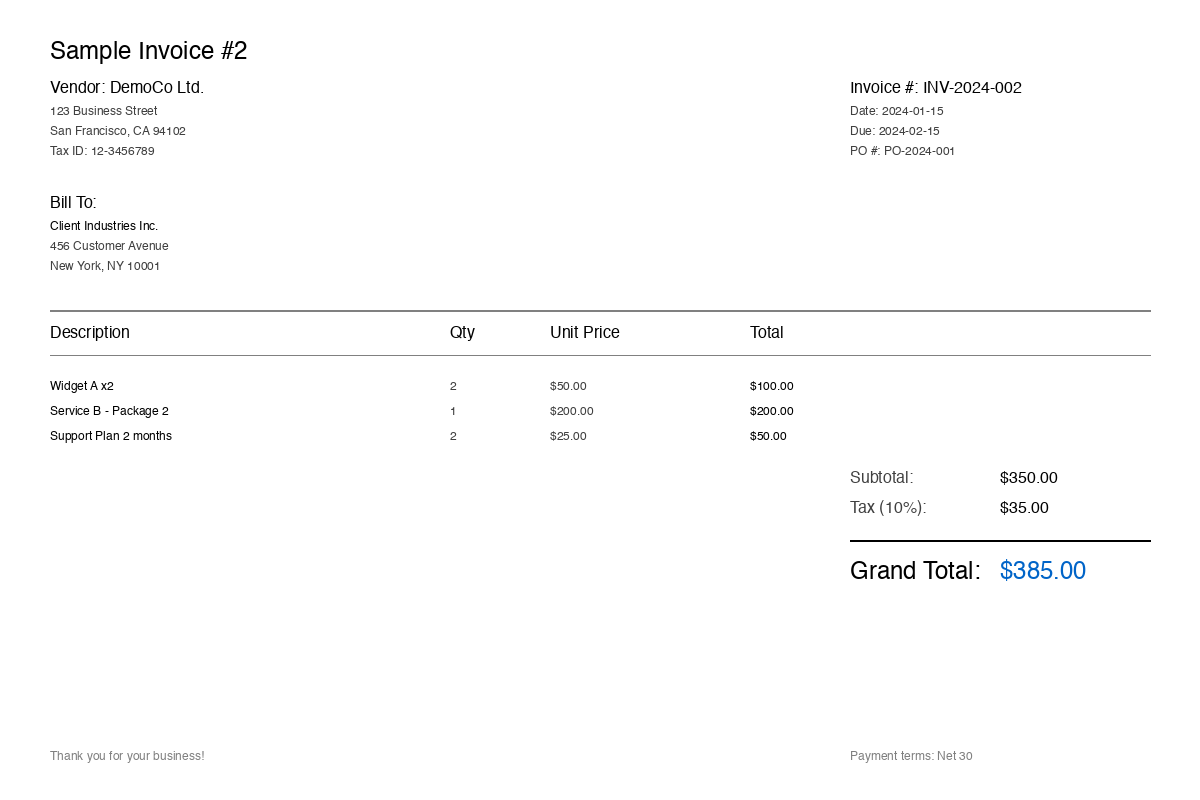
#> input picture examples/sample2.jpg, 1200 x 800 px
$ python -i preprocess.py   (imports and definitions only)
#> lines starting #> are read from the running program, lines starting #| are printed output that depends on the picture; after the words box and inside, x2 and y2 are one past the last pixel; in counts of white or black regions, pixels touching at a corner belong together
"""
Image preprocessing module for OCR optimization.

Provides:
- Deskewing (rotation correction)
- Contrast enhancement (CLAHE)
- Denoising
"""
import cv2
import numpy as np
import logging
import pathlib

LOG = logging.getLogger("preprocess")


def read_image(path: str) -> np.ndarray:
    """
    Read image from path, handling various encodings.

    Args:
        path: Path to image file

    Returns:
        Image as numpy array (BGR format)
    """
#> called with path = '../examples/sample2.jpg'
    # Handle non-ASCII paths (common on Windows)
    img = cv2.imdecode(np.fromfile(path, dtype=np.uint8), cv2.IMREAD_COLOR)
#> img is the input picture: shape (800, 1200, 3); mean B, G, R 252.2, 252.1, 252.1
    if img is None:
        raise ValueError(f"Could not read image from {path}")
    return img


def deskew(image: np.ndarray) -> np.ndarray:
    """
    Deskew document using Hough transform or PCA-based angle detection.

    Args:
        image: Input image (BGR)

    Returns:
        Deskewed image
    """
    gray = cv2.cvtColor(image, cv2.COLOR_BGR2GRAY)
    gray = cv2.bitwise_not(gray)
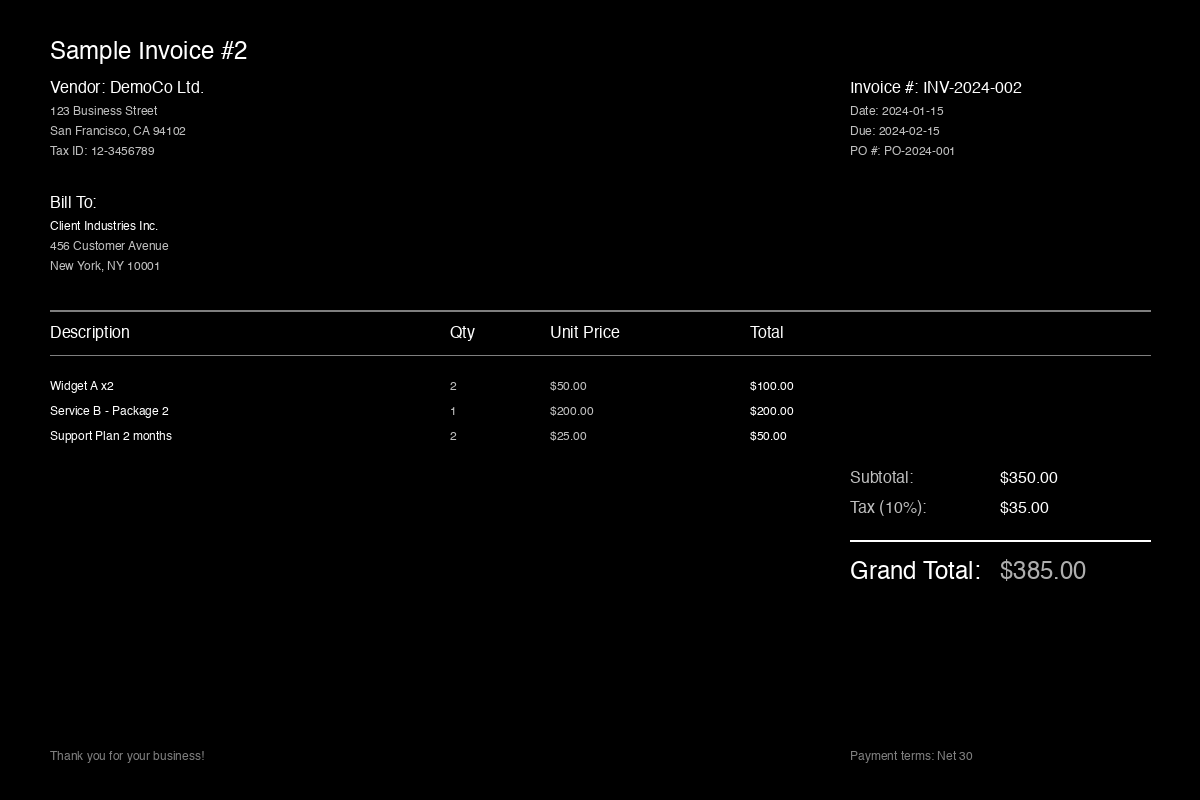
#> gray: shape (800, 1200); min 0, max 255, mean 2.9
    thresh = cv2.threshold(gray, 0, 255, cv2.THRESH_BINARY | cv2.THRESH_OTSU)[1]
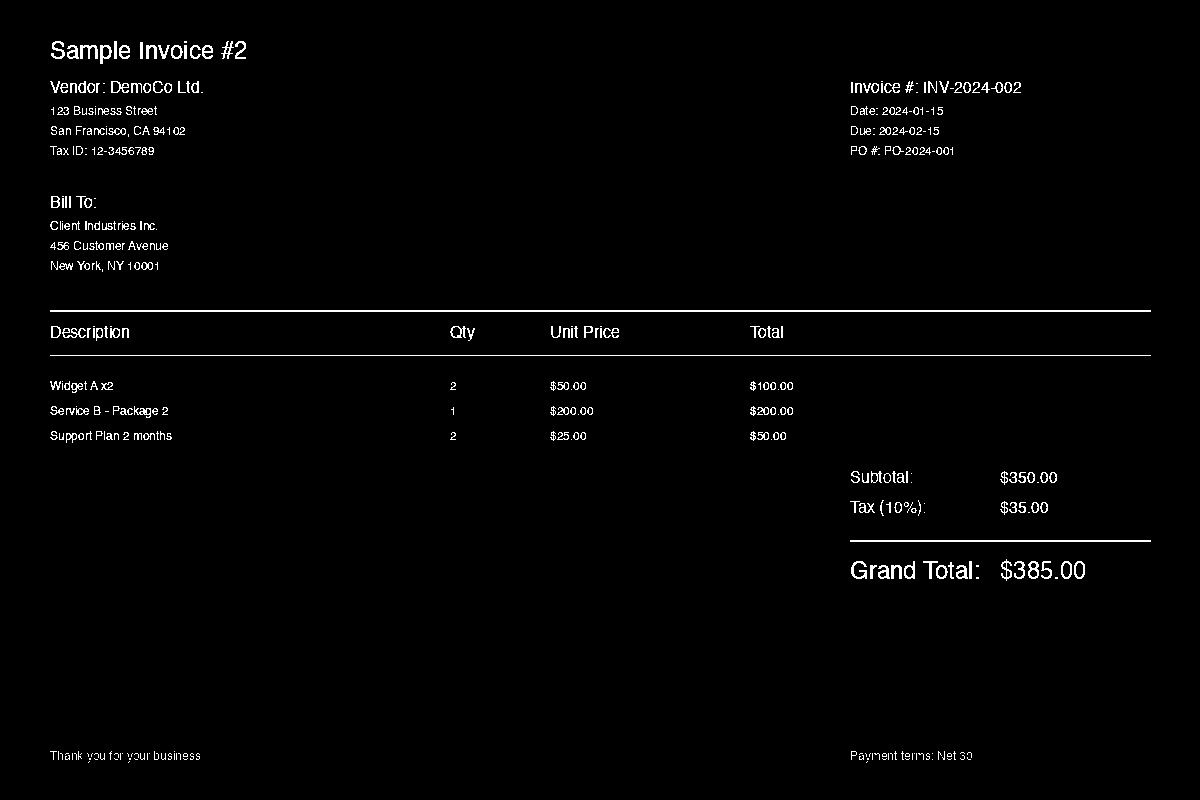
#> thresh: shape (800, 1200); 1.6% white in thin lines or dots, all inside (x1, y1, x2, y2) = (50, 41, 1151, 763)
    coords = np.column_stack(np.where(thresh > 0))
#> coords = 15091 pairs, first value 41 to 762, second value 50 to 1150

    if len(coords) == 0:
        LOG.warning("No text detected for deskewing")
        return image

    angle = cv2.minAreaRect(coords)[-1]
#> angle = -90
    if angle < -45:
        angle = -(90 + angle)
#> angle = 0
    else:
        angle = -angle

    LOG.debug(f"Deskew angle: {angle:.2f} degrees")

    # Only rotate if angle is significant
    if abs(angle) < 0.5:
        return image

    (h, w) = image.shape[:2]
    center = (w // 2, h // 2)
    M = cv2.getRotationMatrix2D(center, angle, 1.0)
    rotated = cv2.warpAffine(
        image, M, (w, h),
        flags=cv2.INTER_CUBIC,
        borderMode=cv2.BORDER_REPLICATE
    )
    return rotated


def enhance_contrast(image: np.ndarray) -> np.ndarray:
    """
    Apply CLAHE (Contrast Limited Adaptive Histogram Equalization) to improve contrast.

    Args:
        image: Input image (BGR)

    Returns:
        Contrast-enhanced image
    """
    lab = cv2.cvtColor(image, cv2.COLOR_BGR2LAB)
#> lab: shape (800, 1200, 3); mean of channels 0, 1, 2 252.2, 128, 128
    lab_planes = cv2.split(lab)
    clahe = cv2.createCLAHE(clipLimit=3.0, tileGridSize=(8, 8))
#> (the run stopped early here; a loop or call above may not have finished)
